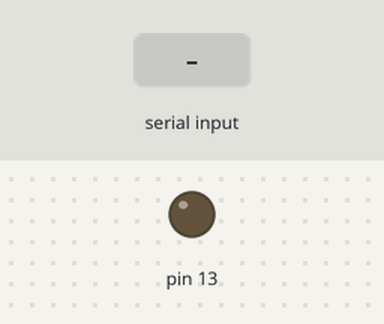
This sketch was run on a simulated Arduino Uno, built with avr-gcc and run on an emulated ATmega328P. Parts: output pins drawn as LEDs (lit = HIGH). The inputs (shaded band) are chosen by the test bench.

Above: at 1.2 s.
1.3 s: "light on\n" received over Serial
At 1.9 s:
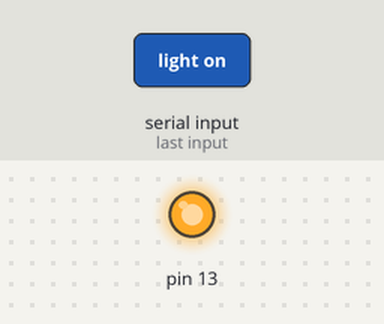
2.8 s: "light off\n" received over Serial
At 4.2 s:
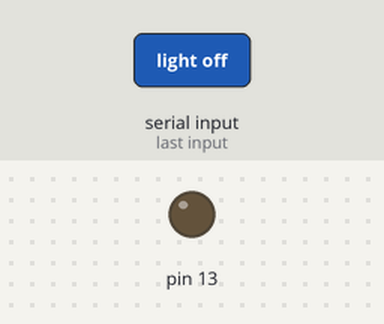
Timing chart, 0 to 5.8 s (numbered marks = the images above; inputs shaded):
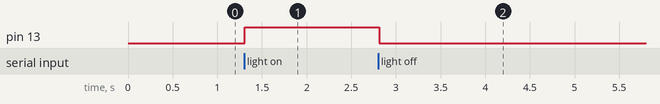

Measured:
- after the input at 1.3 s, pin 13: LOW → HIGH at once
- after the input at 2.8 s, pin 13: HIGH → LOW at once

The sketch:

voice.ino
```cpp
void setup() {
  Serial.begin(9600);
  pinMode(13, OUTPUT);
}

void loop() {
  if (Serial.available()) {
    String cmd = Serial.readStringUntil('\n');
    cmd.trim();

    if (cmd == "light on") {
      digitalWrite(13, HIGH);
    }
    else if (cmd == "light off") {
      digitalWrite(13, LOW);
    }
  }
}
```
